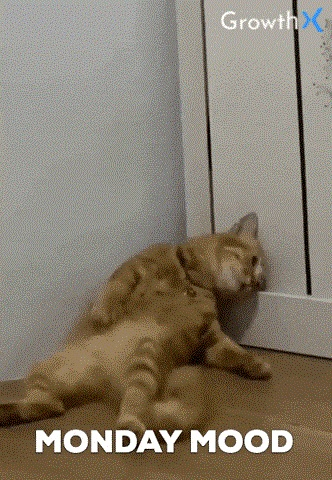
#> input picture 02-26-practica-3/imagen.jpg, 332 x 480 px
$ jupyter execute actividad.ipynb
#> lines starting #> are read from the running program, lines starting #| are printed output that depends on the picture
[cell 1]
import matplotlib.pyplot as plt
import numpy as np
import cv2

img_bgr = cv2.imread("imagen.jpg",cv2.IMREAD_GRAYSCALE)
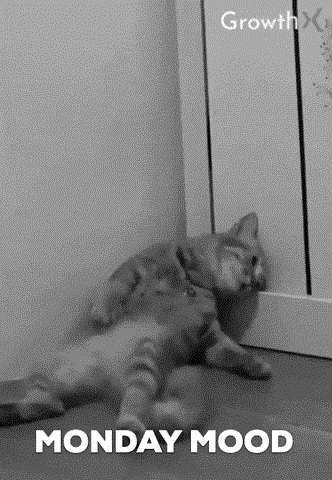
#> img_bgr: shape (480, 332); min 0, max 255, mean 126.7
# img_gray = cv2.cvtColor(img_bgr,cv2.COLOR_BGR2GRAY)
img_bayer = cv2.cvtColor(img_bgr,cv2.COLOR_BAYER_BG2RGB)
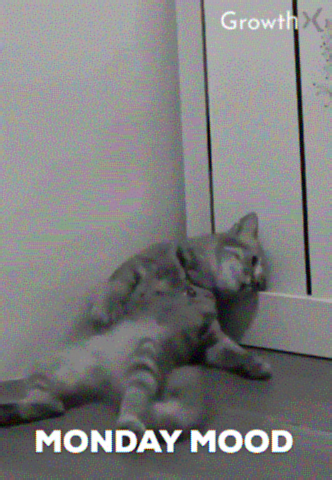
#> img_bayer: shape (480, 332, 3); mean R, G, B 126.9, 126.7, 126.9
fig,axs = plt.subplots(1,4,figsize=(20,5))
axs[0].imshow(img_bgr)
# axs[1].imshow(img_gray)
axs[2].imshow(img_bayer)
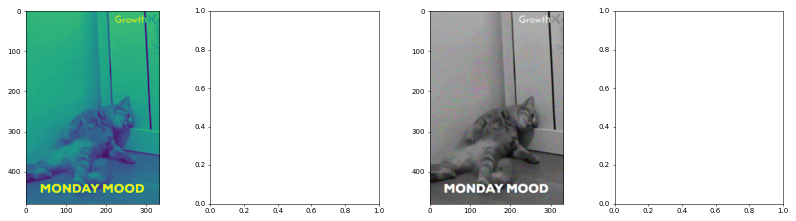
#> figure drawn by matplotlib, 2 panels
